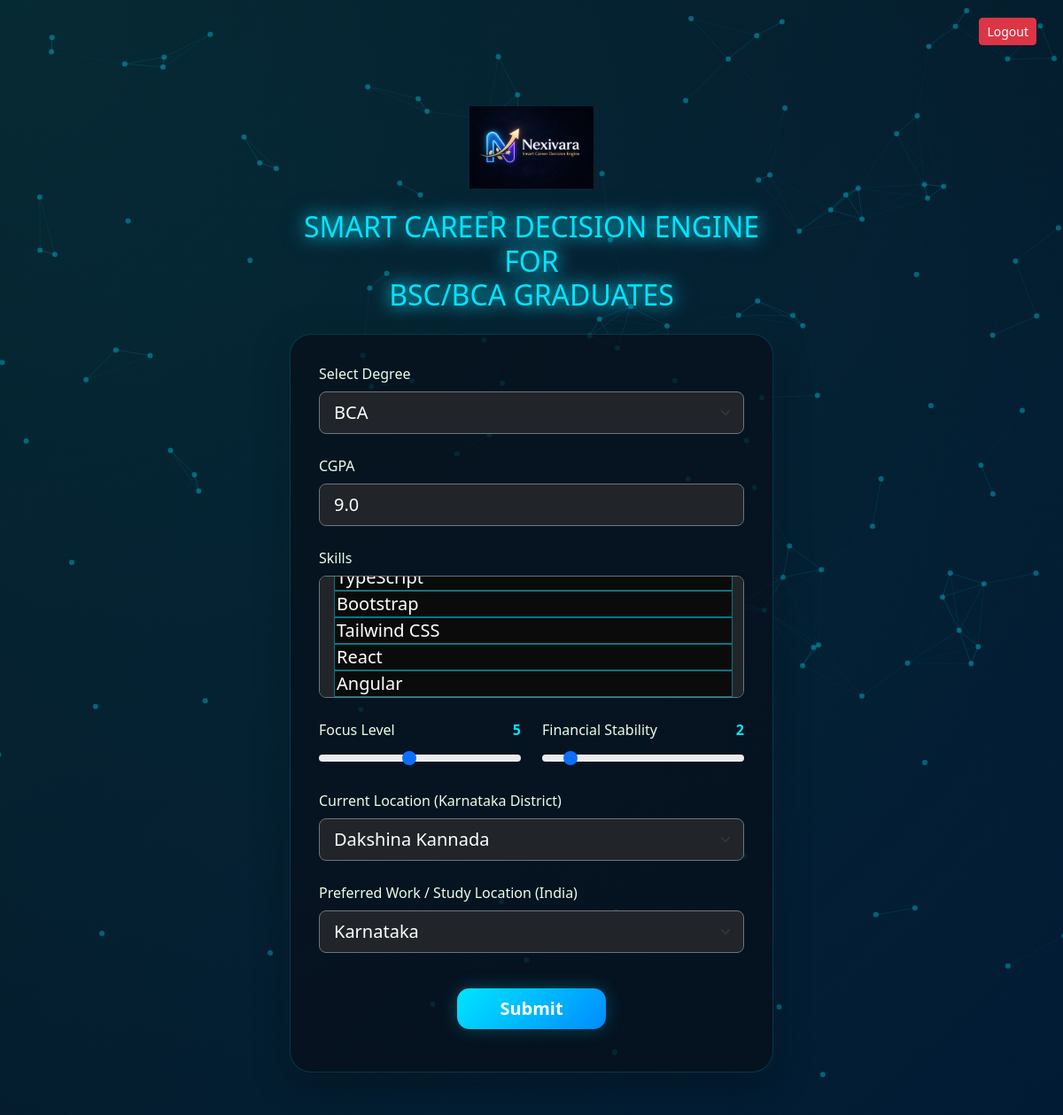
The app's page /form (signed in) with its own data.
### app.py (models this page shows)
class UserInput(db.Model):
    id = db.Column(db.Integer, primary_key=True)
    user_id = db.Column(
        db.Integer,
        db.ForeignKey('user.id')
    )
    cgpa = db.Column(db.Float, nullable=False)
    skills = db.Column(db.String(500), nullable=False)
    focus_level = db.Column(db.Integer, nullable=False)
    financial_stability = db.Column(db.Integer, nullable=False)
    district = db.Column(db.String(100), nullable=False)
    preferred_location = db.Column(db.String(100))
    degree = db.Column(db.String(20), nullable=False)

### app.py (the view)
@app.route('/form')
def form():
    if 'user_id' not in session:
        return redirect('/login-page')
    existing = UserInput.query.filter_by(user_id=session['user_id']).first()
    selected_skills = []
    if existing and existing.skills:
        selected_skills = [s.strip() for s in existing.skills.split(",")]
    return render_template(
        'form.html',
        existing=existing,
        selected_skills=selected_skills
    )

### templates/form.html (shortened to what this page needs)
{% extends "base.html" %}
{% block content %}
<div class="row justify-content-center align-items-center" style="min-height: 80vh;">
    <div class="col-xl-6 col-lg-7">
        <div class="text-center mb-4">
            <img src="{{ url_for('static', filename='images/logo.png') }}"
                 alt="Nexivara Logo"
                 style="max-width: 140px; margin-bottom: 1.5rem;">
            <h1 class="neon-text mb-2" style="font-size: 2rem;">
                SMART CAREER DECISION ENGINE FOR <br>BSC/BCA GRADUATES
            </h1>
        </div>
        <div class="glass-card form-sheet">
            <form action="/result" method="post" autocomplete="off">
                <div class="row g-4">
                    <div class="col-12">
                        <label class="form-label">Select Degree</label>
                        <select name="degree" class="form-select form-select-lg bg-dark text-white border-secondary" required>
    <option value="BCA"
        {% if existing and existing.degree == "BCA" %}selected{% endif %}>
        BCA
    </option>
</select>
                    </div>
                    <div class="col-12">
                        <label class="form-label">CGPA</label>
                        <input type="number"
                               name="cgpa"
                               class="form-control form-control-lg bg-dark text-white border-secondary"
                               min="1" max="10" step="0.1"
                               placeholder="Enter CGPA (1-10)"
                               value="{{ existing.cgpa if existing else '' }}"
                               required>
                    </div>
                    <div class="col-12">
    <label class="form-label">Skills</label>
    <select id="skillsSelect"
        name="skills[]"
        multiple
        placeholder="Select your skills..."
        class="form-select form-select-lg bg-dark text-white border-secondary"
        required>
<option value="TypeScript" {% if 'TypeScript' in selected_skills %}selected{% endif %}>TypeScript</option>
<option value="Bootstrap" {% if 'Bootstrap' in selected_skills %}selected{% endif %}>Bootstrap</option>
<option value="Tailwind CSS" {% if 'Tailwind CSS' in selected_skills %}selected{% endif %}>Tailwind CSS</option>
<option value="React" {% if 'React' in selected_skills %}selected{% endif %}>React</option>
<option value="Angular" {% if 'Angular' in selected_skills %}selected{% endif %}>Angular</option>
<option value="Vue.js" {% if 'Vue.js' in selected_skills %}selected{% endif %}>Vue.js</option>
                        </select>
                    </div>
                    <div class="col-md-6">
                        <label class="form-label d-flex justify-content-between align-items-center">
                            Focus Level
                            <span id="focusValue" class="range-value">
                                {{ existing.focus_level if existing else 1 }}
                            </span>
                        </label>
                        <input id="focusRange"
                               type="range"
                               name="focus_level"
                               class="form-range"
                               min="1" max="10"
                               value="{{ existing.focus_level if existing else 1 }}"
                               required>
                    </div>
                    <div class="col-md-6">
                        <label class="form-label d-flex justify-content-between align-items-center">
                            Financial Stability
                            <span id="financeValue" class="range-value">
                                {{ existing.financial_stability if existing else 1 }}
                            </span>
                        </label>
                        <input id="financeRange"
                               type="range"
                               name="financial_stability"
                               class="form-range"
                               min="1" max="10"
                               value="{{ existing.financial_stability if existing else 1 }}"
                               required>
                    </div>
                    <div class="col-12">
                        <label class="form-label">Current Location (Karnataka District)</label>
                        {% set d = existing.district if existing else '' %}
                        <select name="district" class="form-select form-select-lg bg-dark text-white border-secondary" required>
                            <option value="Dakshina Kannada" {% if d=='Dakshina Kannada' %}selected{% endif %}>Dakshina Kannada</option>
                        </select>
                    </div>
                    <div class="col-12">
                        <label class="form-label">Preferred Work / Study Location (India)</label>
                        {% set p = existing.preferred_location if existing else '' %}
                        <select name="preferred_location" class="form-select form-select-lg bg-dark text-white border-secondary" required>
                            <option value="Karnataka" {% if p=='Karnataka' %}selected{% endif %}>Karnataka</option>
                        </select>
                    </div>
                    <div class="col-12 text-center pt-3">
                        <button type="submit" class="btn btn-accent btn-lg px-5">Submit</button>
                    </div>
                </div>
            </form>
        </div>
    </div>
</div>
{% endblock %}

### templates/base.html (style rules this page uses)
:root { --bg: #030506; --panel: rgba(7, 16, 11, 0.92); --text: #e8ffe8; --muted: #a8f2ff; --accent: #00e5ff; --border: rgba(0, 229, 255, 0.25); }
* { box-sizing: border-box; }
body { margin: 0; min-height: 100vh; font-family: 'Segoe UI', sans-serif; background: radial-gradient(circle at top left, rgba(0,229,255,0.12), transparent 25%), radial-gradient(circle at bottom right, rgba(0,140,255,0.12), transparent 28%), linear-gradient( -45deg, #02040a, #08111f, #001f3f, #071018 ); background-size: 400% 400%; animation: gradientMove 14s ease infinite; color: var(--text); overflow-x: hidden; }
.page-fade { opacity: 0; animation: fadeInPage 0.8s ease forwards; }
select, option { background-color: #0b0b0b !important; color: #ffffff !important; border: 1px solid rgba(0, 229, 255, 0.5) !important; }
.glass-card { background: rgba(8, 15, 25, 0.72); border: 1px solid rgba(0, 229, 255, 0.18); border-radius: 24px; box-shadow: 0 10px 40px rgba(0,0,0,0.35), 0 0 25px rgba(0,229,255,0.06); backdrop-filter: blur(18px); transition: 0.3s ease; }
.neon-text { color: var(--accent); text-shadow: 0 0 18px rgba(0,229,255,0.95), 0 0 28px rgba(0,229,255,0.55); }
.btn-accent { background: linear-gradient( 135deg, #00e5ff, #008cff ); color: white; border: none; border-radius: 14px; font-weight: 600; transition: 0.3s ease; box-shadow: 0 0 20px rgba(0,229,255,0.25); }
.form-sheet { padding: 2rem; }
.range-value { font-weight: 700; color: var(--accent); }

### records on screen
UserInput: degree "BCA", cgpa "9.0", focus_level "5", financial_stability "2", district "Dakshina Kannada", preferred_location "Karnataka"
